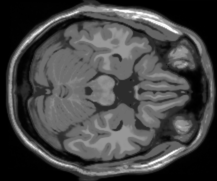
%> input picture Assignment3/HW3_code/slice_50.png, 217 x 181 px
$ octave Q2_a.m   (GNU Octave 9; MATLAB toolbox functions it lacks are replaced by stand-ins)
%> lines starting %> are read from the running program, lines starting %| are printed output that depends on the picture
%> further down, image is the input picture: size 181x217 uint8; min 0, max 255, mean 68.8
### Assignment3/HW3_code/pad_image.m
% https://in.mathworks.com/help/images/ref/padarray.html#d123e227724

function padded_image = pad_image(image)
    padded_image = padarray(image,[18 0],0,'pre');
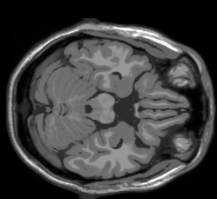
%> padded_image: size 199x217 uint8; min 0, max 255, mean 62.5
    padded_image = padarray(padded_image,[18 0],0,'post');
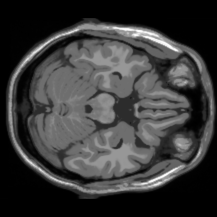
%> padded_image: size 217x217 uint8; min 0, max 255, mean 57.4
end

### Assignment3/HW3_code/Q2_a.m

No_of_angles=18;

image=imread('./slice_50.png');
image_mod = im2double(pad_image(image));
theta=180*rand(No_of_angles,1);
R = radon(image_mod, theta);
[length, width] = size(image_mod);
%> length = 217; width = 217

recon_image = iradon(R, theta,'linear','Ram-Lak', 1.0, length);
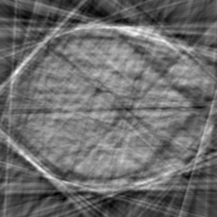
%> recon_image: size 217x217 double; min -0.665, max 1.41, mean 0.218; drawn with min black and max white

imshow(recon_image);
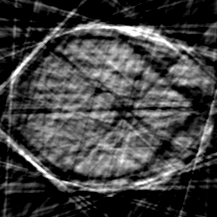
%> displayed picture: size 217x217, on the screen's scale of 0 to 255; min 0, max 255, mean 65.8

$ run again, with Assignment3/HW3_code/slice_53.png copied over Assignment3/HW3_code/slice_50.png
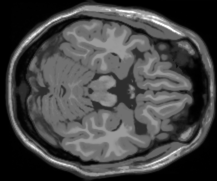
%> input picture Assignment3/HW3_code/slice_53.png, 217 x 181 px
%> image is the input picture: size 181x217 uint8; min 0, max 255, mean 69.1
%> `recon_image = iradon(R, theta,'linear','Ram-Lak', 1.0, length);`:
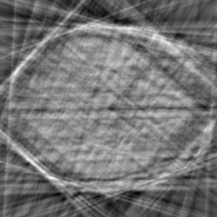
%> recon_image: size 217x217 double; min -0.732, max 1.34, mean 0.219; drawn with min black and max white
%> `imshow(recon_image);`:
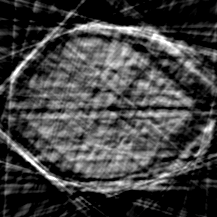
%> displayed picture: size 217x217, on the screen's scale of 0 to 255; min 0, max 255, mean 65.9
